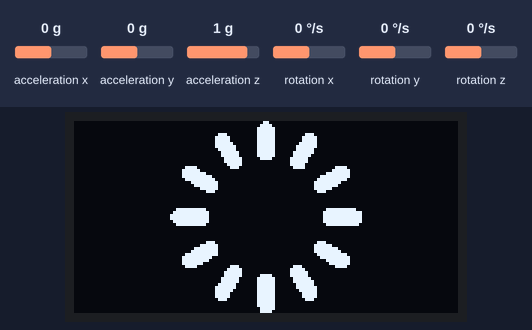
The sketch below on a simulated ESP32. Parts: 128×64 one-colour display. The inputs (shaded band) are chosen by the test bench; at power-on: acceleration x 0 g, acceleration y 0 g, acceleration z 1 g, rotation x 0 °/s, rotation y 0 °/s, rotation z 0 °/s. What the sketch prints to the serial monitor is not drawn.

Above: at 3.3 s.
3.4 s: acceleration x set to -1.4 g
At 4.6 s:
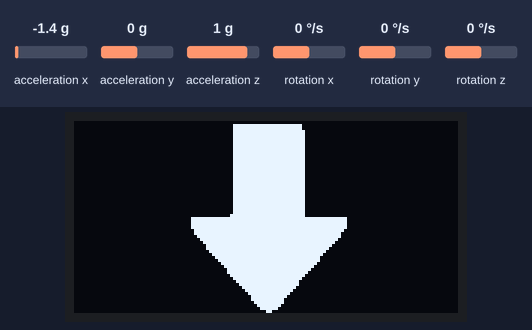
4.9 s: acceleration y set to -1.4 g
At 5.6 s:
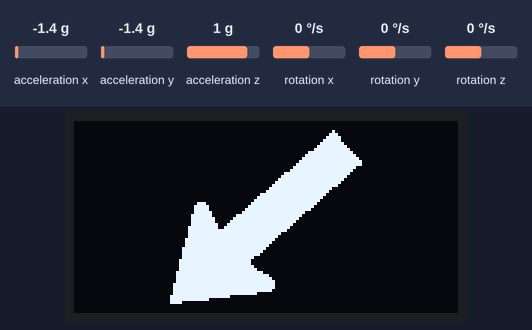
6.4 s: acceleration x set to 0 g
At 7.2 s:
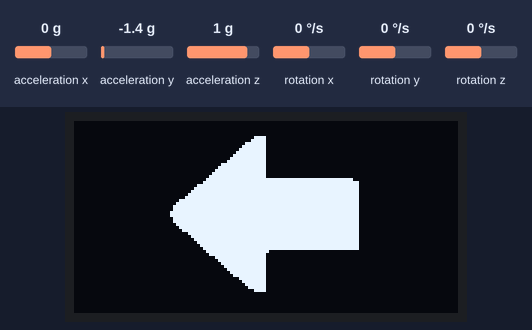
7.9 s: acceleration y set to 0.8 g
At 9.1 s:
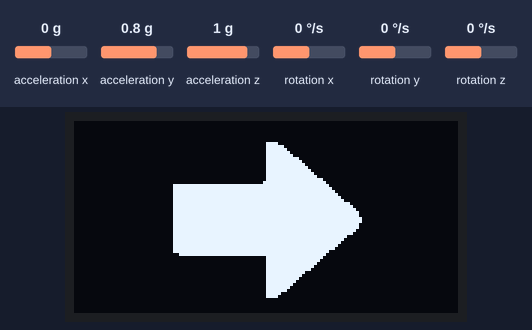
9.4 s: acceleration x set to -0.8 g
At 10.6 s:
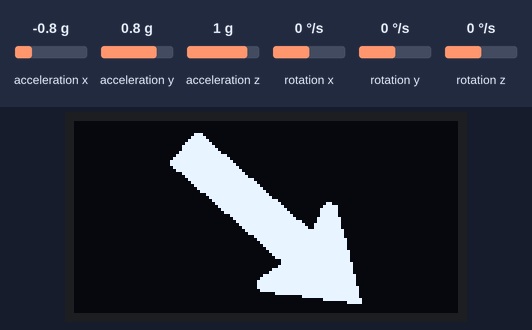
10.9 s: acceleration x set to 0.8 g
At 11.6 s:
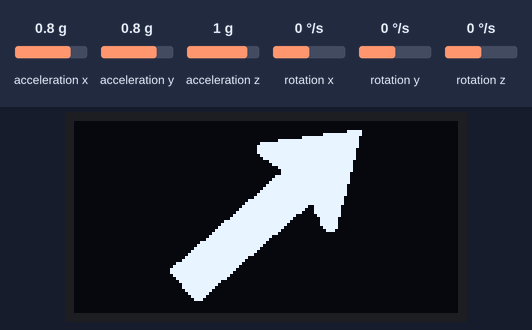
Timing chart, 0 to 13.4 s (numbered marks = the images above; inputs shaded):
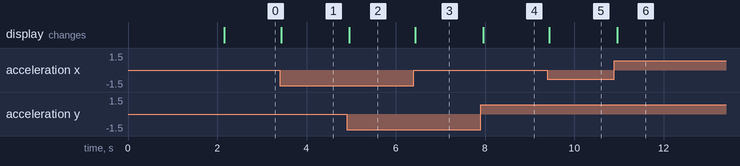

Measured:
- after the input at 3.4 s, the display: changes at once (image 1)
- after the input at 4.9 s, the display: changes after 0.06 s (image 2)
- after the input at 6.4 s, the display: changes at once (image 3)
- after the input at 7.9 s, the display: changes after 0.06 s (image 4)
- after the input at 9.4 s, the display: changes at once (image 5)
- after the input at 10.9 s, the display: changes after 0.07 s (image 6)

The sketch:

master.ino
```cpp
#include <Wire.h>
#include <esp_now.h>
#include <WiFi.h>
#include <MPU6050_light.h>
#include <Adafruit_SH110X.h>
#include "bitmaps.h"  // Import bitmap images

#define SCREEN_WIDTH 128
#define SCREEN_HEIGHT 64
#define OLED_RESET -1

// Define Movements
enum Movement {
  FORWARD,
  BACKWARD,
  LEFT,
  RIGHT,
  FORWARD_LEFT,
  FORWARD_RIGHT,
  BACKWARD_LEFT,
  BACKWARD_RIGHT,
  TURN_LEFT,
  TURN_RIGHT,
  STOP
};

// MPU6050 object
MPU6050 mpu(Wire);

// Structure to send data
typedef struct struct_message {
  float x;
  float y;
  float z;
} struct_message;
struct_message myData;

// MAC address of the receiver ESP32
uint8_t receiverMACAddress[] = { 0x9C, 0x9C, 0x1F, 0xE9, 0xCE, 0x50 };

unsigned long timer = 0;
uint32_t LoopTimer;

Movement movement;  // Declare movement variable

Adafruit_SH1106G display = Adafruit_SH1106G(SCREEN_WIDTH, SCREEN_HEIGHT, &Wire, OLED_RESET);

// ESP-NOW sending result callback
void onDataSent(const uint8_t *mac_addr, esp_now_send_status_t status) {
  // Serial.print("\r\nLast Packet Send Status: ");
  // Serial.println(status == ESP_NOW_SEND_SUCCESS ? "Delivery Success" : "Delivery Fail");
}

// Function to convert Movement enum to string
const char *movementToString(Movement movement) {
  switch (movement) {
    case FORWARD: return "FORWARD";
    case BACKWARD: return "BACKWARD";
    case LEFT: return "LEFT";
    case RIGHT: return "RIGHT";
    case FORWARD_LEFT: return "FORWARD_LEFT";
    case FORWARD_RIGHT: return "FORWARD_RIGHT";
    case BACKWARD_LEFT: return "BACKWARD_LEFT";
    case BACKWARD_RIGHT: return "BACKWARD_RIGHT";
    case TURN_LEFT: return "TURN_LEFT";
    case TURN_RIGHT: return "TURN_RIGHT";
    case STOP: return "STOP";
    default: return "UNKNOWN";
  }
}

// Function to display arrow in screen
void drawArrow(Movement movement) {
  // Clear the display before drawing a new arrow
  display.clearDisplay();

  switch (movement) {
    case TURN_RIGHT:
      display.drawBitmap(0, 0, ArrowsallArray[1], SCREEN_WIDTH, SCREEN_HEIGHT, SH110X_WHITE);
      break;

    case TURN_LEFT:
      display.drawBitmap(0, 0, ArrowsallArray[0], SCREEN_WIDTH, SCREEN_HEIGHT, SH110X_WHITE);
      break;

    case FORWARD:
      display.drawBitmap(0, 0, ArrowsallArray[7], SCREEN_WIDTH, SCREEN_HEIGHT, SH110X_WHITE);
      break;

    case BACKWARD:
      display.drawBitmap(0, 0, ArrowsallArray[5], SCREEN_WIDTH, SCREEN_HEIGHT, SH110X_WHITE);
      break;

    case LEFT:
      display.drawBitmap(0, 0, ArrowsallArray[9], SCREEN_WIDTH, SCREEN_HEIGHT, SH110X_WHITE);
      break;

    case RIGHT:
      display.drawBitmap(0, 0, ArrowsallArray[8], SCREEN_WIDTH, SCREEN_HEIGHT, SH110X_WHITE);
      break;

    case FORWARD_LEFT:
      display.drawBitmap(0, 0, ArrowsallArray[4], SCREEN_WIDTH, SCREEN_HEIGHT, SH110X_WHITE);
      break;

    case FORWARD_RIGHT:
      display.drawBitmap(0, 0, ArrowsallArray[3], SCREEN_WIDTH, SCREEN_HEIGHT, SH110X_WHITE);
      break;

    case BACKWARD_LEFT:
      display.drawBitmap(0, 0, ArrowsallArray[6], SCREEN_WIDTH, SCREEN_HEIGHT, SH110X_WHITE);
      break;

    case BACKWARD_RIGHT:
      display.drawBitmap(0, 0, ArrowsallArray[2], SCREEN_WIDTH, SCREEN_HEIGHT, SH110X_WHITE);
      break;

    case STOP:
      display.drawBitmap(0, 0, ArrowsallArray[10], SCREEN_WIDTH, SCREEN_HEIGHT, SH110X_WHITE);
      break;

    default:
      Serial.println("Unknown!");
      break;
  }

  // Display the drawn bitmap
  display.display();
}

void setup() {
  Serial.begin(115200);
  Wire.begin();

  // Initialize MPU6050 Calibration
  byte status = mpu.begin();
  Serial.print(F("MPU6050 status: "));
  Serial.println(status);
  while (status != 0) {}  // stop everything if could not connect to MPU6050

  Serial.println(F("Calculating offsets, do not move MPU6050"));
  delay(1000);
  mpu.calcOffsets();  // gyro and accelero
  Serial.println("Done!");

  // Set device as a Wi-Fi Station
  WiFi.mode(WIFI_STA);
  delay(100);  // Give some time for the Wi-Fi stack to initialize

  // Initialize ESP-NOW
  if (esp_now_init() != ESP_OK) {
    Serial.println("Error initializing ESP-NOW");
    return;
  }

  // Initialize OLED display
  display.begin(0x3C, true);  // I2C address for OLED
  display.clearDisplay();

  // Register the send callback
  esp_now_register_send_cb(onDataSent);

  // Initialize and register peer
  esp_now_peer_info_t peerInfo = {};
  memcpy(peerInfo.peer_addr, receiverMACAddress, 6);
  peerInfo.channel = 0;  // Set to 0 or specify the correct channel if needed
  peerInfo.encrypt = false;
  peerInfo.ifidx = WIFI_IF_STA;  // Explicitly set the interface to station mode

  if (esp_now_add_peer(&peerInfo) != ESP_OK) {
    Serial.println("Failed to add peer");
    return;
  } else {
    Serial.println("Peer added successfully");
  }
}
void loop() {
  mpu.update();

  if ((millis() - timer) > 10) {  // send data every 10ms
    myData.x = mpu.getAngleX();
    myData.y = mpu.getAngleY();
    myData.z = mpu.getAngleZ();

    // Send data via ESP-NOW
    esp_err_t result = esp_now_send(receiverMACAddress, (uint8_t *)&myData, sizeof(myData));
    if (result != ESP_OK) {
      Serial.print("Error sending data: ");
      Serial.println(result);
    }

    // Print the myData info in a single line
    Serial.print("X: ");
    Serial.print(myData.x);
    Serial.print(" | Y: ");
    Serial.print(myData.y);
    Serial.print(" | Z: ");
    Serial.println(myData.z);  // This will print the Z value and move to the next line

    // Determine movement based on sensor data
    if (myData.x > 15) {
      movement = (myData.y > 15) ? BACKWARD_LEFT : (myData.y < -15) ? BACKWARD_RIGHT
                                                                    : BACKWARD;
    } else if (myData.x < -15) {
      movement = (myData.y > 15) ? FORWARD_LEFT : (myData.y < -15) ? FORWARD_RIGHT
                                                                   : FORWARD;
    } else if (myData.y > 15) {
      movement = LEFT;
    } else if (myData.y < -15) {
      movement = RIGHT;
    } else if (myData.z > 15) {
      movement = TURN_RIGHT;
    } else if (myData.z < -15) {
      movement = TURN_LEFT;
    } else {
      movement = STOP;
    }

    // Display movement on OLED
    drawArrow(movement);
    // Console log the current movement
    // Serial.print("Current movement: ");
    // Serial.println(movementToString(movement));

    timer = millis();
  }

  while (micros() - LoopTimer < 4000)
    ;
  LoopTimer = micros();
}
```

Source omitted: bitmaps.h (data table, 70131 bytes)
